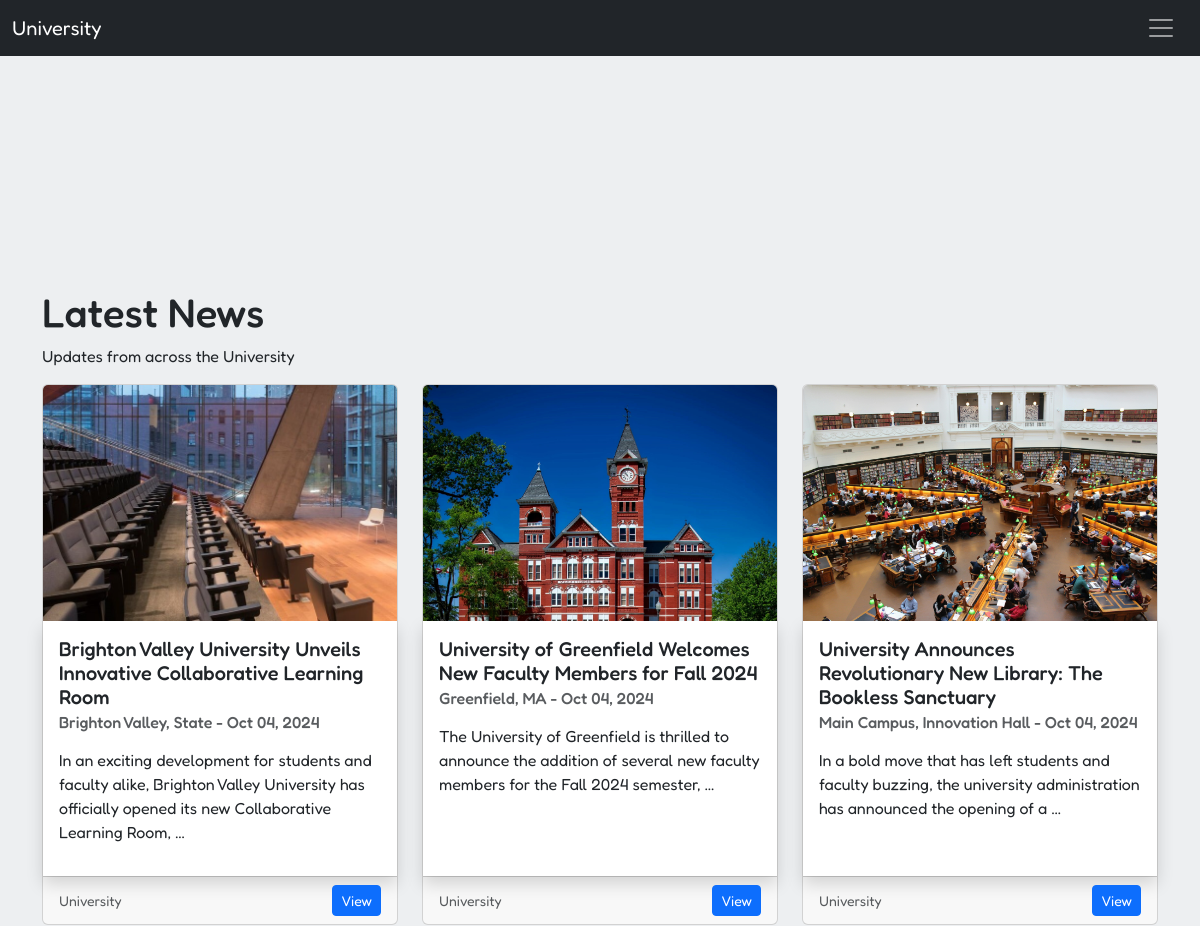
The app's page / (upper part), older data.
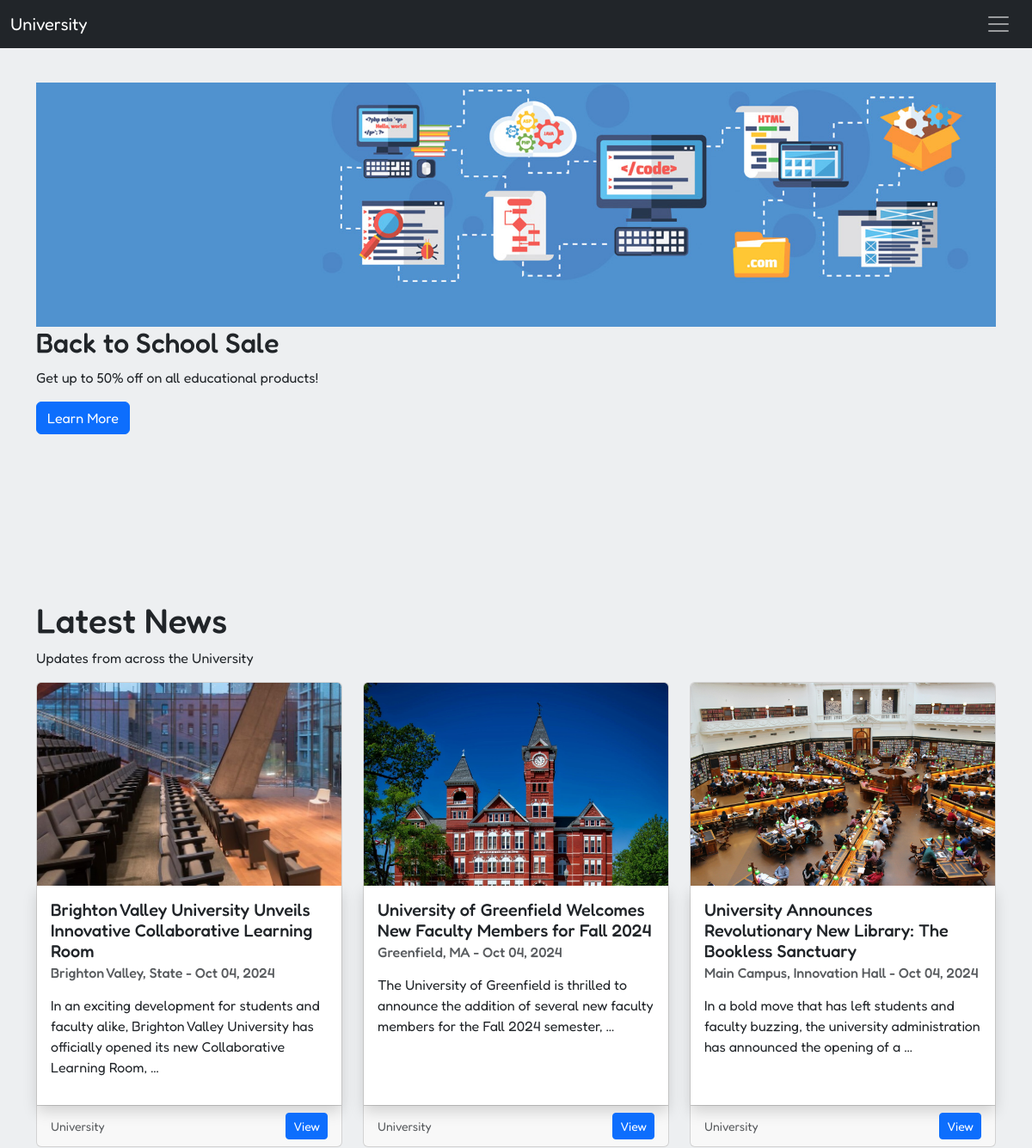
The same page, newer data.
### main/models.py (models this page shows, shortened)
class New(models.Model):
	title = models.CharField(max_length=255)
	author = models.ForeignKey(to=User, on_delete=models.CASCADE)
	attract = models.TextField(blank=True, null=True, max_length=510)
	image = models.ImageField(upload_to='uploads/news', blank=True, null=True)
	category = models.ForeignKey(to='Category', on_delete=models.CASCADE)
	tags = models.ManyToManyField(to='Tag', related_name='news')
	location = models.CharField(max_length=255, blank=True, null=True)
	location_URL = models.URLField(blank=True, null=True)
	content = models.TextField()
	views = models.PositiveIntegerField(default=0)
	is_published = models.BooleanField(default=False)
	publish_date = models.DateTimeField(blank=True, null=True)
	created_at = models.DateTimeField(auto_now_add=True)
	updated_at = models.DateTimeField(auto_now=True)

class Category(models.Model):
	class Meta:
		verbose_name = 'Category'
		verbose_name_plural = 'Categories'
	name = models.CharField(max_length=128)
	slug = models.SlugField(max_length=128, unique=True, blank=True, null=True)
	def __str__(self) -> str:
		return self.name

class Banner(models.Model):
	title = models.CharField(max_length=255)
	description = models.TextField(blank=True, null=True)
	image = models.ImageField(upload_to='uploads/banners', blank=True, null=True)
	URL = models.URLField(blank=True, null=True, help_text=_('Optional URL for the banner to link to.'))
	is_active = models.BooleanField(default=False)
	start_date = models.DateTimeField(blank=True, null=True, help_text=_('Optional. Set when the banner should start showing.'))
	end_date = models.DateTimeField(blank=True, null=True, help_text=_('Optional. Set when the banner should stop showing.'))
	created_at = models.DateTimeField(default=timezone.now)
	updated_at = models.DateTimeField(auto_now=True)
	class Meta:
		verbose_name = _('Banner')
		verbose_name_plural = _('Banners')
		ordering = ['-created_at']

### main/views.py (the view)
# urls.py: path('', views.home, name='home'),
def home(request):
	news = models.New.objects.order_by('-updated_at')[:3]
	events = models.Event.objects.order_by('-updated_at')[:3]
	banners = models.Banner.objects.filter(is_active=True).order_by('-created_at')
	return render(request, 'main/home.htm', {'news': news, 'events': events, 'banners': banners})

### main/templatetags/mark.py (called while the page is built)
@register.filter
def markdownify(text):
	return markdown.markdown(text)

### templates/main/home.htm (shortened to what this page needs)
{% extends 'base.htm' %}
{% load static %}
{% load mark %}
{% block content %}
    <div class="banner-section">
        {% for banner in banners %}
            {% if banner %}
                <div class="banner">
                    <img src="{{ banner.image.url }}" class="img-fluid" alt="{{ banner.title }}">
                    <div class="banner-info">
                        <h2>{{ banner.title }}</h2>
                        <p>{{ banner.description }}</p>
                        {% if banner.URL %}
                            <a href="{{ banner.URL }}" target="_blank" class="btn btn-primary">Learn More</a>
                        {% endif %}
                    </div>
                </div>
            {% endif %}
        {% endfor %}
    </div>
    <div class="my-5 py-5"></div>
    {% if news %}
        <h1>Latest News</h1>
        <p>Updates from across the University</p>
        <div class="row row-cols-1 row-cols-md-2 row-cols-lg-3 g-4">
            {% for new in news %}
                <div class="col">
                    <div class="card h-100">
                        <img src="{{ new.image.url }}" class="card-img-top" alt="{{ new.location }}">
                        <div class="card-body shadow">
                            <h5 class="card-title">{{ new.title }}</h5>
                            <h6 class="card-subtitle mb-2 text-body-secondary">{{ new.location }} - {{ new.created_at|date:"M d, Y" }}</h6>
                            <p class="card-text">{{ new.content|truncatewords:20|markdownify|safe }}</p>
                        </div>
                        <div class="card-footer d-flex align-items-center justify-content-between">
                            <small class="text-body-secondary">{{ new.category }}</small>
                            <a href="{% url 'new' new.pk %}" class="btn btn-sm btn-primary">View</a>
                        </div>
                    </div>
                </div>
            {% endfor %}
        </div>
    {% endif %}
{% endblock %}

Row changes from the older to the newer data that the page shows:
added Banner: image (picture), title "Back to School Sale", description "Get up to 50% off on all educational products!"
